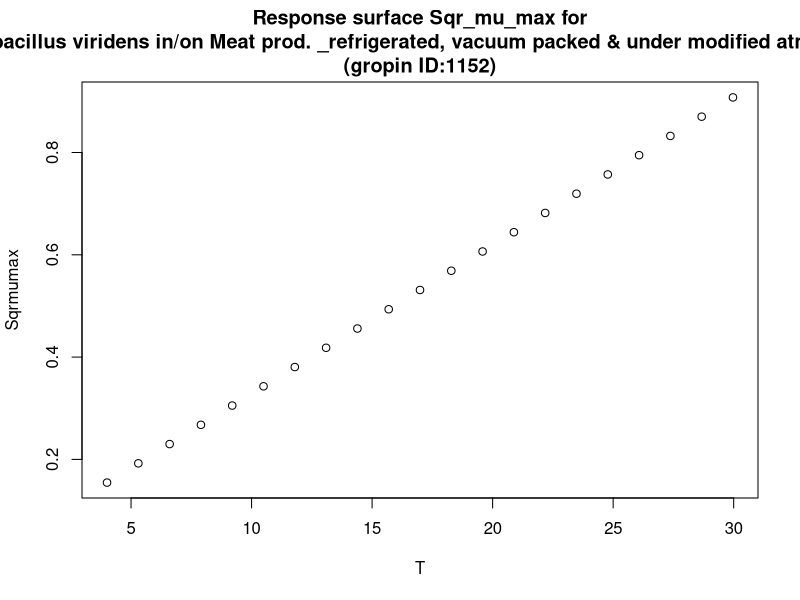

This chart was generated by the following R code:
#############################
# start of Parameter script
#############################
T <- seq(4.004,29.97002997003,length.out=21)
#############################
# end of Parameter script
#############################
############################# 
# start of Model script Gropin ID 1152 
#############################
 
# constant coefficients for this model
 
variables <- data.frame(T)
argumentsPar <- unique.data.frame(expand.grid(variables))
 
# heart of the model
response_surface <- function(T) {
   mumax <-0.029*(T+1.33)

	return(mumax=mumax)
} 

# output parameters
responseSurface <- cbind(argumentsPar,response_surface(argumentsPar['T']))
colnames(responseSurface) <- c(colnames(argumentsPar),'Sqrmumax')
#############################
# End of Model script
#############################
############################# 
# start of Visualisation script Gropin ID 1152 
#############################
titleText <-'Response surface Sqr_mu_max for
Lactobacillus viridens in/on Meat prod. _refrigerated, vacuum packed & under modified atmosphere_
(gropin ID:1152)'
plot(T,responseSurface$'Sqrmumax',xlab='T',
                          ylab='Sqrmumax',main=titleText)
#############################
# End of Visualisation script
#############################
